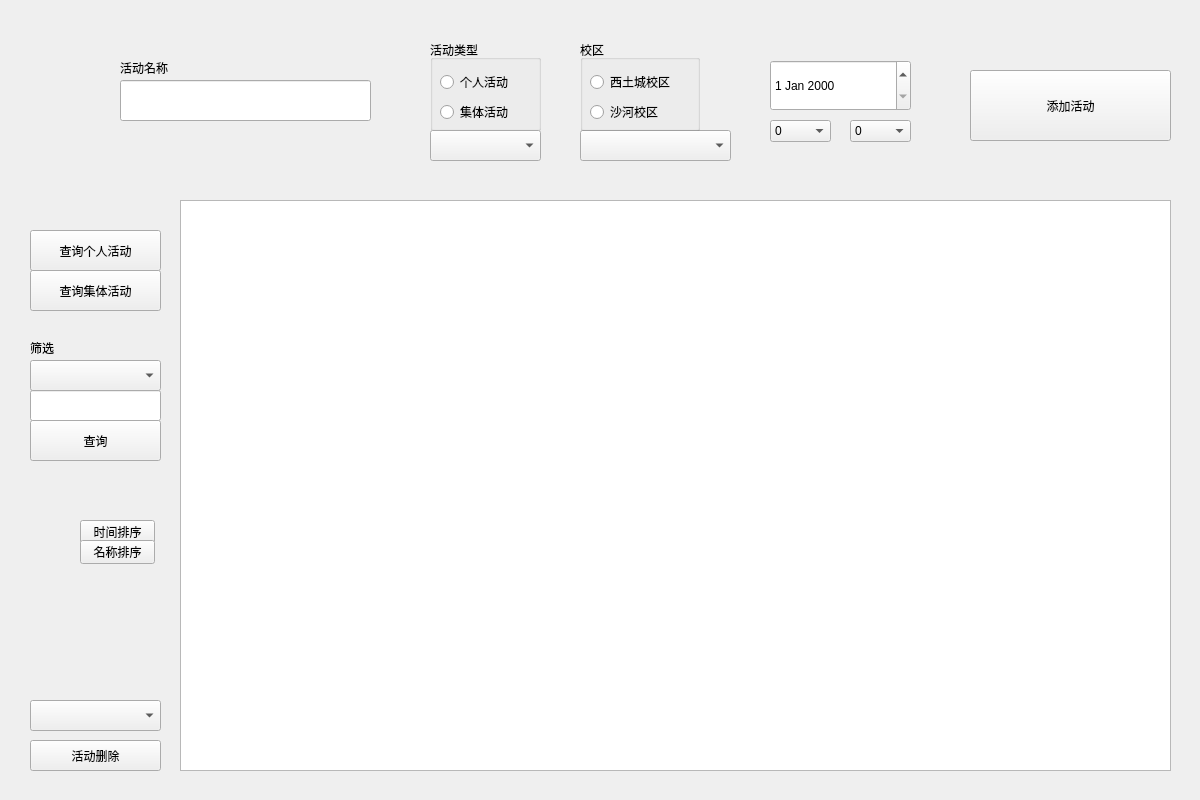
<?xml version="1.0" encoding="UTF-8"?>
<ui version="4.0">
 <class>Widget_Acivity</class>
 <widget class="QWidget" name="Widget_Acivity">
  <property name="geometry">
   <rect>
    <x>0</x>
    <y>0</y>
    <width>1200</width>
    <height>800</height>
   </rect>
  </property>
  <property name="windowTitle">
   <string>Form</string>
  </property>
  <widget class="QLineEdit" name="edit_Name">
   <property name="geometry">
    <rect>
     <x>120</x>
     <y>80</y>
     <width>251</width>
     <height>41</height>
    </rect>
   </property>
  </widget>
  <widget class="QPushButton" name="Add_Acivity">
   <property name="geometry">
    <rect>
     <x>970</x>
     <y>70</y>
     <width>201</width>
     <height>71</height>
    </rect>
   </property>
   <property name="text">
    <string>添加活动</string>
   </property>
  </widget>
  <widget class="QComboBox" name="comboBox">
   <property name="geometry">
    <rect>
     <x>580</x>
     <y>130</y>
     <width>151</width>
     <height>31</height>
    </rect>
   </property>
  </widget>
  <widget class="QGroupBox" name="groupBox_building">
   <property name="geometry">
    <rect>
     <x>580</x>
     <y>40</y>
     <width>120</width>
     <height>91</height>
    </rect>
   </property>
   <property name="title">
    <string>校区</string>
   </property>
   <widget class="QRadioButton" name="radio_IsXiTuCheng">
    <property name="geometry">
     <rect>
      <x>10</x>
      <y>30</y>
      <width>118</width>
      <height>24</height>
     </rect>
    </property>
    <property name="text">
     <string>西土城校区</string>
    </property>
   </widget>
   <widget class="QRadioButton" name="radio_IsShaHe">
    <property name="geometry">
     <rect>
      <x>10</x>
      <y>60</y>
      <width>118</width>
      <height>24</height>
     </rect>
    </property>
    <property name="text">
     <string>沙河校区</string>
    </property>
   </widget>
  </widget>
  <widget class="QGroupBox" name="groupBox_acivity">
   <property name="geometry">
    <rect>
     <x>430</x>
     <y>40</y>
     <width>111</width>
     <height>91</height>
    </rect>
   </property>
   <property name="title">
    <string>活动类型</string>
   </property>
   <widget class="QRadioButton" name="radio_ForSingal">
    <property name="geometry">
     <rect>
      <x>10</x>
      <y>30</y>
      <width>81</width>
      <height>24</height>
     </rect>
    </property>
    <property name="text">
     <string>个人活动</string>
    </property>
   </widget>
   <widget class="QRadioButton" name="radio_ForPeople">
    <property name="geometry">
     <rect>
      <x>10</x>
      <y>60</y>
      <width>81</width>
      <height>24</height>
     </rect>
    </property>
    <property name="text">
     <string>集体活动</string>
    </property>
   </widget>
  </widget>
  <widget class="QComboBox" name="comboBox_label">
   <property name="geometry">
    <rect>
     <x>430</x>
     <y>130</y>
     <width>111</width>
     <height>31</height>
    </rect>
   </property>
  </widget>
  <widget class="QDateEdit" name="dateEdit">
   <property name="geometry">
    <rect>
     <x>770</x>
     <y>60</y>
     <width>141</width>
     <height>51</height>
    </rect>
   </property>
  </widget>
  <widget class="QComboBox" name="comboBox_startHour">
   <property name="geometry">
    <rect>
     <x>770</x>
     <y>120</y>
     <width>61</width>
     <height>22</height>
    </rect>
   </property>
   <item>
    <property name="text">
     <string>0</string>
    </property>
   </item>
   <item>
    <property name="text">
     <string>1</string>
    </property>
   </item>
   <item>
    <property name="text">
     <string>2</string>
    </property>
   </item>
   <item>
    <property name="text">
     <string>3</string>
    </property>
   </item>
   <item>
    <property name="text">
     <string>4</string>
    </property>
   </item>
   <item>
    <property name="text">
     <string>5</string>
    </property>
   </item>
   <item>
    <property name="text">
     <string>6</string>
    </property>
   </item>
   <item>
    <property name="text">
     <string>7</string>
    </property>
   </item>
   <item>
    <property name="text">
     <string>8</string>
    </property>
   </item>
   <item>
    <property name="text">
     <string>9</string>
    </property>
   </item>
   <item>
    <property name="text">
     <string>10</string>
    </property>
   </item>
   <item>
    <property name="text">
     <string>11</string>
    </property>
   </item>
   <item>
    <property name="text">
     <string>12</string>
    </property>
   </item>
   <item>
    <property name="text">
     <string>13</string>
    </property>
   </item>
   <item>
    <property name="text">
     <string>14</string>
    </property>
   </item>
   <item>
    <property name="text">
     <string>15</string>
    </property>
   </item>
   <item>
    <property name="text">
     <string>16</string>
    </property>
   </item>
   <item>
    <property name="text">
     <string>17</string>
    </property>
   </item>
   <item>
    <property name="text">
     <string>18</string>
    </property>
   </item>
   <item>
    <property name="text">
     <string>19</string>
    </property>
   </item>
   <item>
    <property name="text">
     <string>20</string>
    </property>
   </item>
   <item>
    <property name="text">
     <string>21</string>
    </property>
   </item>
   <item>
    <property name="text">
     <string>22</string>
    </property>
   </item>
   <item>
    <property name="text">
     <string>23</string>
    </property>
   </item>
  </widget>
  <widget class="QComboBox" name="comboBox_endHour">
   <property name="geometry">
    <rect>
     <x>850</x>
     <y>120</y>
     <width>61</width>
     <height>22</height>
    </rect>
   </property>
   <item>
    <property name="text">
     <string>0</string>
    </property>
   </item>
   <item>
    <property name="text">
     <string>1</string>
    </property>
   </item>
   <item>
    <property name="text">
     <string>2</string>
    </property>
   </item>
   <item>
    <property name="text">
     <string>3</string>
    </property>
   </item>
   <item>
    <property name="text">
     <string>4</string>
    </property>
   </item>
   <item>
    <property name="text">
     <string>5</string>
    </property>
   </item>
   <item>
    <property name="text">
     <string>6</string>
    </property>
   </item>
   <item>
    <property name="text">
     <string>7</string>
    </property>
   </item>
   <item>
    <property name="text">
     <string>8</string>
    </property>
   </item>
   <item>
    <property name="text">
     <string>9</string>
    </property>
   </item>
   <item>
    <property name="text">
     <string>10</string>
    </property>
   </item>
   <item>
    <property name="text">
     <string>11</string>
    </property>
   </item>
   <item>
    <property name="text">
     <string>12</string>
    </property>
   </item>
   <item>
    <property name="text">
     <string>13</string>
    </property>
   </item>
   <item>
    <property name="text">
     <string>14</string>
    </property>
   </item>
   <item>
    <property name="text">
     <string>15</string>
    </property>
   </item>
   <item>
    <property name="text">
     <string>16</string>
    </property>
   </item>
   <item>
    <property name="text">
     <string>17</string>
    </property>
   </item>
   <item>
    <property name="text">
     <string>18</string>
    </property>
   </item>
   <item>
    <property name="text">
     <string>19</string>
    </property>
   </item>
   <item>
    <property name="text">
     <string>20</string>
    </property>
   </item>
   <item>
    <property name="text">
     <string>21</string>
    </property>
   </item>
   <item>
    <property name="text">
     <string>22</string>
    </property>
   </item>
   <item>
    <property name="text">
     <string>23</string>
    </property>
   </item>
  </widget>
  <widget class="QTextEdit" name="textEdit">
   <property name="geometry">
    <rect>
     <x>180</x>
     <y>200</y>
     <width>991</width>
     <height>571</height>
    </rect>
   </property>
  </widget>
  <widget class="QPushButton" name="pushButton_single">
   <property name="geometry">
    <rect>
     <x>30</x>
     <y>230</y>
     <width>131</width>
     <height>41</height>
    </rect>
   </property>
   <property name="text">
    <string>查询个人活动</string>
   </property>
  </widget>
  <widget class="QPushButton" name="pushButton_allPeople">
   <property name="geometry">
    <rect>
     <x>30</x>
     <y>270</y>
     <width>131</width>
     <height>41</height>
    </rect>
   </property>
   <property name="text">
    <string>查询集体活动</string>
   </property>
  </widget>
  <widget class="QLineEdit" name="lineEdit_select">
   <property name="geometry">
    <rect>
     <x>30</x>
     <y>390</y>
     <width>131</width>
     <height>31</height>
    </rect>
   </property>
  </widget>
  <widget class="QPushButton" name="pushButton_select">
   <property name="geometry">
    <rect>
     <x>30</x>
     <y>420</y>
     <width>131</width>
     <height>41</height>
    </rect>
   </property>
   <property name="text">
    <string>查询</string>
   </property>
  </widget>
  <widget class="QPushButton" name="pushButton_timePaixu">
   <property name="geometry">
    <rect>
     <x>80</x>
     <y>520</y>
     <width>75</width>
     <height>24</height>
    </rect>
   </property>
   <property name="text">
    <string>时间排序</string>
   </property>
  </widget>
  <widget class="QPushButton" name="pushButton_namePaixu">
   <property name="geometry">
    <rect>
     <x>80</x>
     <y>540</y>
     <width>75</width>
     <height>24</height>
    </rect>
   </property>
   <property name="text">
    <string>名称排序</string>
   </property>
  </widget>
  <widget class="QComboBox" name="comboBox_labelSelect">
   <property name="geometry">
    <rect>
     <x>30</x>
     <y>360</y>
     <width>131</width>
     <height>31</height>
    </rect>
   </property>
  </widget>
  <widget class="QLabel" name="label">
   <property name="geometry">
    <rect>
     <x>30</x>
     <y>340</y>
     <width>31</width>
     <height>16</height>
    </rect>
   </property>
   <property name="text">
    <string>筛选</string>
   </property>
  </widget>
  <widget class="QLabel" name="label_2">
   <property name="geometry">
    <rect>
     <x>120</x>
     <y>60</y>
     <width>71</width>
     <height>16</height>
    </rect>
   </property>
   <property name="text">
    <string>活动名称</string>
   </property>
  </widget>
  <widget class="QComboBox" name="comboBox_event">
   <property name="geometry">
    <rect>
     <x>30</x>
     <y>700</y>
     <width>131</width>
     <height>31</height>
    </rect>
   </property>
  </widget>
  <widget class="QPushButton" name="pushButton_eventDelete">
   <property name="geometry">
    <rect>
     <x>30</x>
     <y>740</y>
     <width>131</width>
     <height>31</height>
    </rect>
   </property>
   <property name="text">
    <string>活动删除</string>
   </property>
  </widget>
 </widget>
 <resources/>
 <connections/>
</ui>
